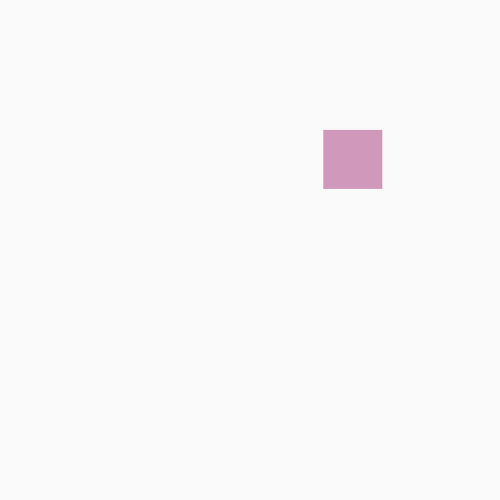
Frame 1 (no input)
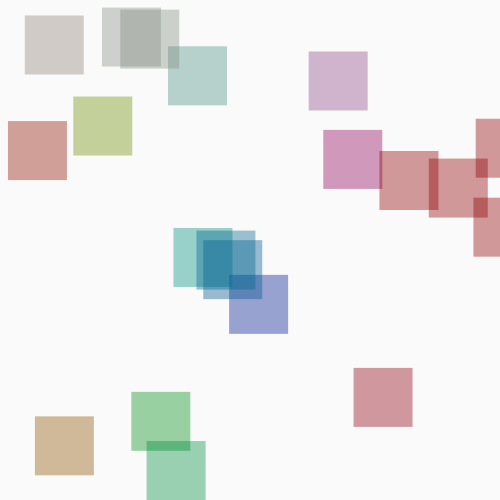
Frame 60 (the mouse pressed at the canvas centre just before this capture)
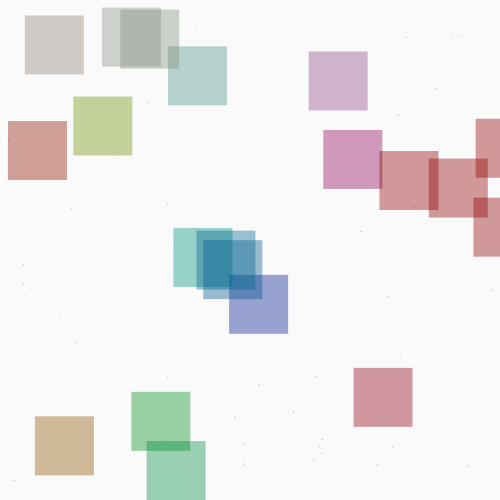
Frame 120 (the mouse held since frame 60 and released just before this capture)

The Processing sketch that drew these frames (run headless with seeded random() and noise(); from frame 60 on, the mouse is pressed at the canvas centre):

// Processing sketch: processing_2948
// ── processing_2948.pde



void setup(){
  size(500,500);
   colorMode(HSB, 360,100,100); 
  background(#FAFAFA);
  noStroke();
  smooth();
}
void draw (){

 float x= random (width);
float y= random(height);

fill(x,y,56,100);
  rect(x, y, second(), second());
}
